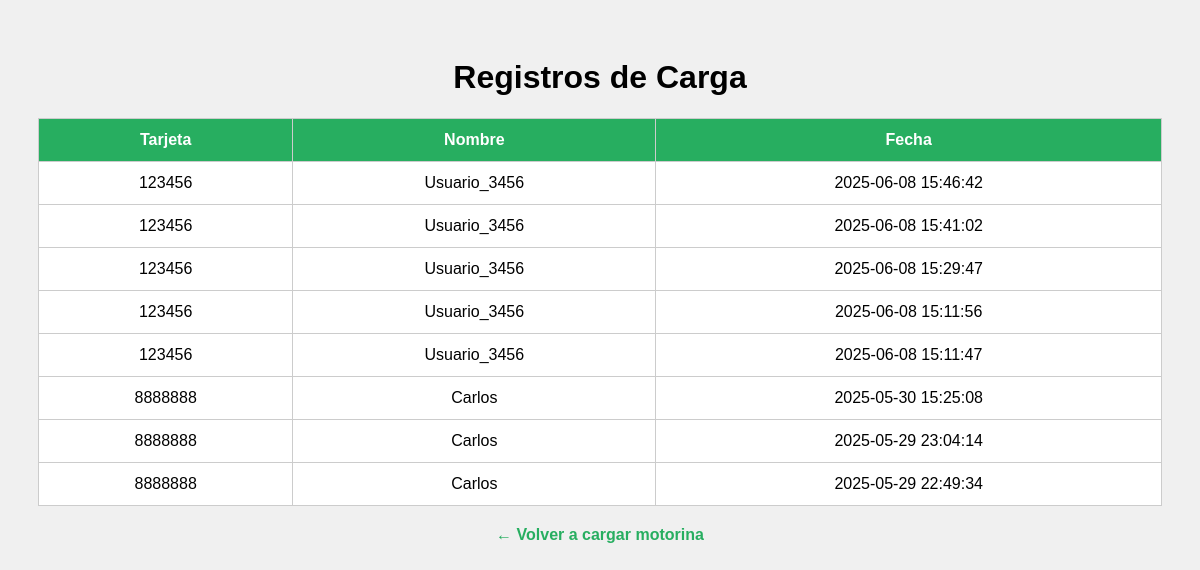
Page /registros on the committed database.
### tables this page shows
CREATE TABLE cargas (
            id INTEGER PRIMARY KEY AUTOINCREMENT,
            tarjeta TEXT,
            nombre TEXT,
            fecha TEXT
        , en_proceso INTEGER DEFAULT 1);

### app.py (the view)
@app.route("/registros")
def registros():
    conn = sqlite3.connect("cargas.db")
    c = conn.cursor()
    c.execute("SELECT tarjeta, nombre, fecha FROM cargas ORDER BY fecha DESC")
    filas = c.fetchall()
    conn.close()
    return render_template("registros.html", registros=filas)

### templates/registros.html (shortened to what this page needs)
<!DOCTYPE html>
<html>
<head>
</head>
<body>
    <h1>Registros de Carga</h1>
    <table>
        <tr>
            <th>Tarjeta</th>
            <th>Nombre</th>
            <th>Fecha</th>
        </tr>
        {% for t, n, f in registros %}
        <tr>
            <td>{{ t }}</td>
            <td>{{ n }}</td>
            <td>{{ f }}</td>
        </tr>
        {% endfor %}
    </table>
    <a href="/">← Volver a cargar motorina</a>
</body>
</html>

### templates/registros.html (style rules this page uses)
body { font-family: Arial, sans-serif; background: #f0f0f0; padding: 30px; }
table { width: 100%; border-collapse: collapse; background: white; }
th, td { border: 1px solid #ccc; padding: 12px; text-align: center; }
th { background: #27ae60; color: white; }
h1 { text-align: center; }
a { display: block; text-align: center; margin-top: 20px; color: #27ae60; text-decoration: none; font-weight: bold; }

### rows in the picture
cargas: tarjeta "123456", nombre "Usuario_3456", fecha "2025-06-08 15:46:42"
cargas: tarjeta "123456", nombre "Usuario_3456", fecha "2025-06-08 15:41:02"
cargas: tarjeta "123456", nombre "Usuario_3456", fecha "2025-06-08 15:29:47"
cargas: tarjeta "123456", nombre "Usuario_3456", fecha "2025-06-08 15:11:56"
cargas: tarjeta "123456", nombre "Usuario_3456", fecha "2025-06-08 15:11:47"
cargas: tarjeta "8888888", nombre "Carlos", fecha "2025-05-30 15:25:08"
cargas: tarjeta "8888888", nombre "Carlos", fecha "2025-05-29 23:04:14"
cargas: tarjeta "8888888", nombre "Carlos", fecha "2025-05-29 22:49:34"
